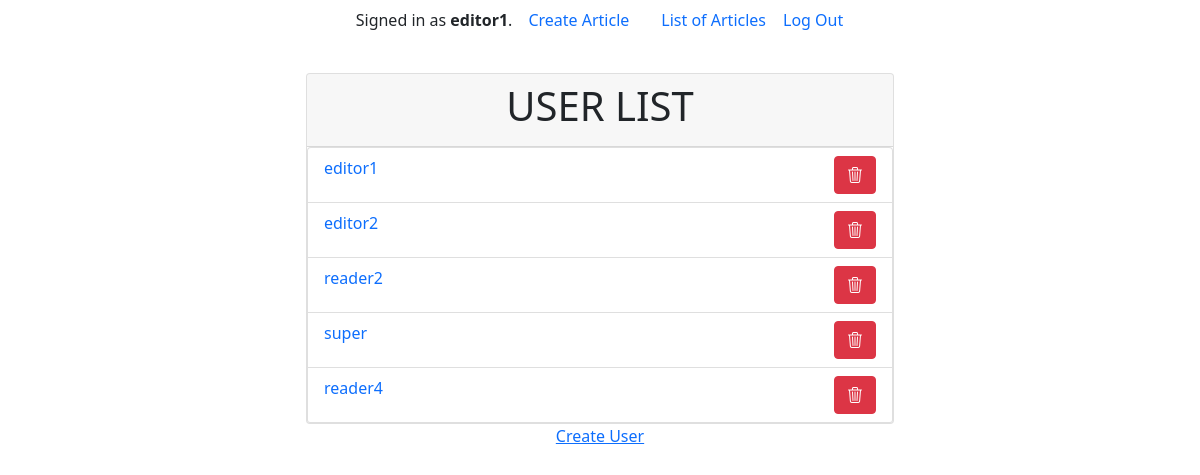
Page /management/users/ (signed in) on the committed database.
### news/models.py (models this page shows)
class User(AbstractUser):
    is_editor = models.BooleanField(default=False)
    is_reader = models.BooleanField(default=True)
    groups = models.ManyToManyField(
        Group,
        related_name='news_user_set',  # Add this line
        blank=True,
        help_text='The groups this user belongs to.',
        verbose_name='groups',
    )
    user_permissions = models.ManyToManyField(
        Permission,
        related_name='news_user_permissions_set',  # Add this line
        blank=True,
        help_text='Specific permissions for this user.',
        verbose_name='user permissions',
    )

### user_management/views.py (the view)
# urls.py: path('users/', views.user_list, name='user_list'),
@login_required(login_url=reverse_lazy('management:login'))
def user_list(request):
    users = User.objects.all()
    return render(request, 'user_management/user_list.html', {'users': users})

### user_management/templates/user_management/user_list.html (shortened to what this page needs)
{% extends "user_management/layout.html" %}
{% block body %}
<div class="card width">
  <div class="card-header">
    <h1 class="text-center text-uppercase">
      User List
    </h1>
  </div>
  <div class="list-group">
    {% for user in users %}
    <div
    class="list-group-item list-group-item-action d-flex flex-row justify-content-between"
    aria-current="true">
    <a href="{% url 'management:user_detail' user.id %}"
    class="text-decoration-none col-10"
    aria-current="true">
      {{ user.username }}
    </a>
    <form method="post" action="{% url 'management:user_delete' user.id %}">
      <button class="btn btn-danger">
        <i class="bi bi-trash3"></i>
      </button>
    </form>
    </div>
    {% endfor %}
  </div>
</div>
<a href="{% url 'management:user_create' %}">
  Create User
</a>
{% endblock %}

### user_management/templates/user_management/layout.html (shortened to what this page needs)
{% load static %}
<!DOCTYPE html>
<html lang="en">
    <head>
        <link href="https://cdn.jsdelivr.net/npm/bootstrap@5.0.2/dist/css/bootstrap.min.css" rel="stylesheet">
        <link rel="stylesheet" href="https://cdn.jsdelivr.net/npm/bootstrap-icons@1.11.3/font/bootstrap-icons.min.css">
        <link rel="stylesheet" href="{% static 'user_management/styles.css' %}">
    </head>
    <body>
        <div class="container-fluid min-vh-100 d-flex align-items-center position-relative flex-column">
            <div class="d-none d-md-block w-100">
                <ul class="nav justify-content-center w-100">
                    <li class="nav-item my-auto">
                        {% if user.is_authenticated %}
                            Signed in as <strong>{{ user.username }}</strong>.
                        {% else %}
                            Not signed in.
                        {% endif %}
                    </li>
                    {% if user.is_authenticated %}
                        {% if user.is_superuser %}
                            <li class="nav-item my-auto">
                                <a class="nav-link" href="{% url 'management:user_list' %}">User List</a>
                            </li>
                            <li class="nav-item my-auto">
                                <a class="nav-link" href="{% url 'management:user_create' %}">Create User</a>
                            </li>
                        {% elif user.is_editor %}
                            <li class="nav-item my-auto">
                                <a class="nav-link" href="{% url 'news:article_create' %}">Create Article</a>
                            </li>
                            <li class="nav-item my-auto">
                                <a class="nav-link" href="/">List of Articles</a>
                            </li>
                        {% endif %}
                        <li class="nav-item my-auto">
                            <form method="post" action="{% url 'news:logout' %}">
                                <button type="submit" class="btn btn-link nav-link" style="padding: 0;">Log Out</button>
                            </form>
                        </li>
                    {% endif %}
                </ul>
            </div>
            {% block body %}
            {% endblock %}
        </div>
    </body>
</html>

### user_management/static/user_management/styles.css (style rules this page uses)
.width { width: 100%; }
@media (min-width: 576px) { .width { width: 50%; } }

### rows in the picture
User: username "editor1"
User: username "editor2"
User: username "reader2"
User: username "super"
User: username "reader4"
